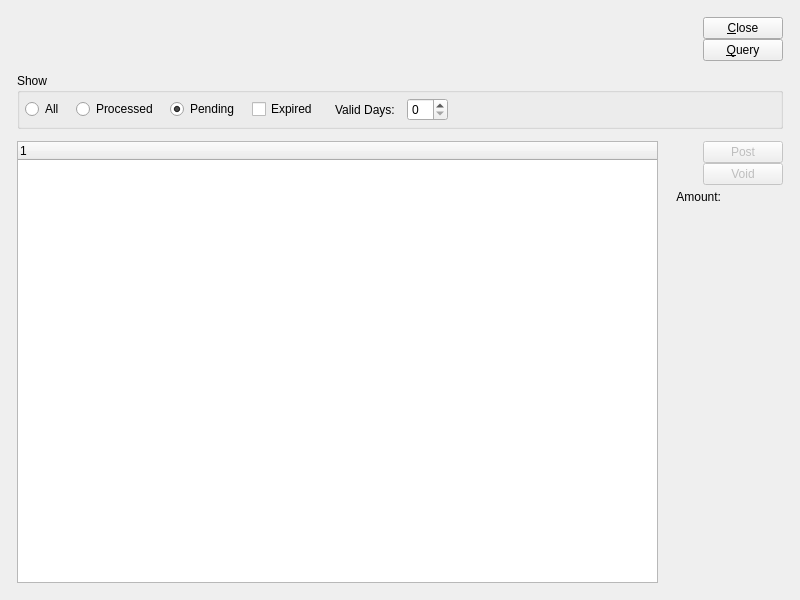
<?xml version="1.0" encoding="UTF-8"?>
<ui version="4.0">
 <comment>This file is part of the xTuple ERP: PostBooks Edition, a free and
open source Enterprise Resource Planning software suite,
Copyright (c) 1999-2011 by OpenMFG LLC, d/b/a xTuple.
It is licensed to you under the Common Public Attribution License
version 1.0, the full text of which (including xTuple-specific Exhibits)
is available at www.xtuple.com/CPAL.  By using this software, you agree
to be bound by its terms.</comment>
 <class>dspCreditCardTransactions</class>
 <widget class="QWidget" name="dspCreditCardTransactions">
  <property name="geometry">
   <rect>
    <x>0</x>
    <y>0</y>
    <width>800</width>
    <height>600</height>
   </rect>
  </property>
  <property name="windowTitle">
   <string>Credit Card Transactions</string>
  </property>
  <layout class="QGridLayout" name="gridLayout_7">
   <item row="0" column="0">
    <layout class="QGridLayout" name="gridLayout_6">
     <property name="margin">
      <number>12</number>
     </property>
     <property name="spacing">
      <number>12</number>
     </property>
     <item row="0" column="0">
      <layout class="QGridLayout" name="gridLayout_2">
       <item row="0" column="0">
        <layout class="QVBoxLayout" name="verticalLayout">
         <item>
          <layout class="QHBoxLayout" name="horizontalLayout_2">
           <item>
            <widget class="CustomerSelector" name="_customerSelector"/>
           </item>
           <item>
            <spacer name="horizontalSpacer">
             <property name="orientation">
              <enum>Qt::Horizontal</enum>
             </property>
             <property name="sizeHint" stdset="0">
              <size>
               <width>40</width>
               <height>20</height>
              </size>
             </property>
            </spacer>
           </item>
          </layout>
         </item>
         <item>
          <spacer name="verticalSpacer">
           <property name="orientation">
            <enum>Qt::Vertical</enum>
           </property>
           <property name="sizeHint" stdset="0">
            <size>
             <width>20</width>
             <height>0</height>
            </size>
           </property>
          </spacer>
         </item>
        </layout>
       </item>
       <item row="0" column="1">
        <layout class="QVBoxLayout">
         <property name="spacing">
          <number>0</number>
         </property>
         <item>
          <widget class="QPushButton" name="_close">
           <property name="text">
            <string>&amp;Close</string>
           </property>
          </widget>
         </item>
         <item>
          <widget class="QPushButton" name="_query">
           <property name="text">
            <string>&amp;Query</string>
           </property>
          </widget>
         </item>
         <item>
          <spacer>
           <property name="orientation">
            <enum>Qt::Vertical</enum>
           </property>
           <property name="sizeType">
            <enum>QSizePolicy::Expanding</enum>
           </property>
           <property name="sizeHint" stdset="0">
            <size>
             <width>20</width>
             <height>0</height>
            </size>
           </property>
          </spacer>
         </item>
        </layout>
       </item>
      </layout>
     </item>
     <item row="1" column="0">
      <widget class="QGroupBox" name="_showGroup">
       <property name="title">
        <string>Show</string>
       </property>
       <layout class="QGridLayout" name="gridLayout">
        <item row="0" column="0">
         <layout class="QHBoxLayout" name="horizontalLayout">
          <property name="spacing">
           <number>12</number>
          </property>
          <item>
           <widget class="QRadioButton" name="_alltrans">
            <property name="text">
             <string>All</string>
            </property>
           </widget>
          </item>
          <item>
           <widget class="QRadioButton" name="_processed">
            <property name="text">
             <string>Processed</string>
            </property>
           </widget>
          </item>
          <item>
           <widget class="QRadioButton" name="_pending">
            <property name="text">
             <string>Pending</string>
            </property>
            <property name="checked">
             <bool>true</bool>
            </property>
           </widget>
          </item>
          <item>
           <widget class="XCheckBox" name="_expired">
            <property name="text">
             <string>Expired</string>
            </property>
            <property name="forgetful">
             <bool>true</bool>
            </property>
           </widget>
          </item>
          <item>
           <spacer name="horizontalSpacer_3">
            <property name="orientation">
             <enum>Qt::Horizontal</enum>
            </property>
            <property name="sizeType">
             <enum>QSizePolicy::Fixed</enum>
            </property>
            <property name="sizeHint" stdset="0">
             <size>
              <width>5</width>
              <height>20</height>
             </size>
            </property>
           </spacer>
          </item>
          <item>
           <widget class="QLabel" name="_validDaysLit">
            <property name="text">
             <string>Valid Days:</string>
            </property>
           </widget>
          </item>
          <item>
           <widget class="QSpinBox" name="_validDays">
            <property name="maximum">
             <number>30</number>
            </property>
           </widget>
          </item>
          <item>
           <spacer>
            <property name="orientation">
             <enum>Qt::Horizontal</enum>
            </property>
            <property name="sizeType">
             <enum>QSizePolicy::Expanding</enum>
            </property>
            <property name="sizeHint" stdset="0">
             <size>
              <width>40</width>
              <height>20</height>
             </size>
            </property>
           </spacer>
          </item>
         </layout>
        </item>
       </layout>
      </widget>
     </item>
     <item row="2" column="0">
      <widget class="QFrame" name="_frame">
       <property name="sizePolicy">
        <sizepolicy hsizetype="Preferred" vsizetype="Expanding">
         <horstretch>0</horstretch>
         <verstretch>1</verstretch>
        </sizepolicy>
       </property>
       <property name="frameShape">
        <enum>QFrame::NoFrame</enum>
       </property>
       <property name="frameShadow">
        <enum>QFrame::Raised</enum>
       </property>
       <layout class="QGridLayout" name="gridLayout_5">
        <property name="margin">
         <number>0</number>
        </property>
        <item row="0" column="0">
         <widget class="XTreeWidget" name="_preauth">
          <property name="sizePolicy">
           <sizepolicy hsizetype="Expanding" vsizetype="Expanding">
            <horstretch>1</horstretch>
            <verstretch>0</verstretch>
           </sizepolicy>
          </property>
         </widget>
        </item>
        <item row="0" column="1">
         <layout class="QGridLayout" name="gridLayout_4">
          <item row="0" column="0">
           <layout class="QGridLayout" name="gridLayout_3">
            <item row="0" column="0" colspan="2">
             <layout class="QHBoxLayout" name="horizontalLayout_3">
              <item>
               <spacer name="horizontalSpacer_2">
                <property name="orientation">
                 <enum>Qt::Horizontal</enum>
                </property>
                <property name="sizeHint" stdset="0">
                 <size>
                  <width>40</width>
                  <height>20</height>
                 </size>
                </property>
               </spacer>
              </item>
              <item>
               <layout class="QVBoxLayout">
                <property name="spacing">
                 <number>0</number>
                </property>
                <item>
                 <widget class="QPushButton" name="_postPreauth">
                  <property name="enabled">
                   <bool>false</bool>
                  </property>
                  <property name="text">
                   <string>Post</string>
                  </property>
                 </widget>
                </item>
                <item>
                 <widget class="QPushButton" name="_voidPreauth">
                  <property name="enabled">
                   <bool>false</bool>
                  </property>
                  <property name="text">
                   <string>Void</string>
                  </property>
                 </widget>
                </item>
               </layout>
              </item>
             </layout>
            </item>
            <item row="1" column="0">
             <widget class="QLabel" name="_CCAmountLit">
              <property name="text">
               <string>Amount:</string>
              </property>
              <property name="alignment">
               <set>Qt::AlignRight|Qt::AlignTrailing|Qt::AlignVCenter</set>
              </property>
             </widget>
            </item>
            <item row="1" column="1">
             <widget class="CurrCluster" name="_CCAmount">
              <property name="sizePolicy">
               <sizepolicy hsizetype="Minimum" vsizetype="Fixed">
                <horstretch>0</horstretch>
                <verstretch>0</verstretch>
               </sizepolicy>
              </property>
              <property name="localControl">
               <bool>false</bool>
              </property>
              <property name="enabled">
               <bool>true</bool>
              </property>
             </widget>
            </item>
           </layout>
          </item>
          <item row="1" column="0">
           <spacer name="verticalSpacer_2">
            <property name="orientation">
             <enum>Qt::Vertical</enum>
            </property>
            <property name="sizeHint" stdset="0">
             <size>
              <width>20</width>
              <height>40</height>
             </size>
            </property>
           </spacer>
          </item>
         </layout>
        </item>
       </layout>
      </widget>
     </item>
    </layout>
   </item>
  </layout>
 </widget>
 <layoutdefault spacing="5" margin="5"/>
 <pixmapfunction>qPixmapFromMimeSource</pixmapfunction>
 <customwidgets>
  <customwidget>
   <class>CurrCluster</class>
   <extends>CurrDisplay</extends>
   <header>currcluster.h</header>
  </customwidget>
  <customwidget>
   <class>CurrDisplay</class>
   <extends>QWidget</extends>
   <header>currcluster.h</header>
  </customwidget>
  <customwidget>
   <class>CustomerSelector</class>
   <extends>QWidget</extends>
   <header>customerselector.h</header>
  </customwidget>
  <customwidget>
   <class>XCheckBox</class>
   <extends>QCheckBox</extends>
   <header>xcheckbox.h</header>
  </customwidget>
  <customwidget>
   <class>XTreeWidget</class>
   <extends>QTreeWidget</extends>
   <header>xtreewidget.h</header>
   <container>1</container>
  </customwidget>
 </customwidgets>
 <tabstops>
  <tabstop>_preauth</tabstop>
  <tabstop>_postPreauth</tabstop>
  <tabstop>_voidPreauth</tabstop>
  <tabstop>_CCAmount</tabstop>
  <tabstop>_close</tabstop>
 </tabstops>
 <resources/>
 <connections>
  <connection>
   <sender>_close</sender>
   <signal>clicked()</signal>
   <receiver>dspCreditCardTransactions</receiver>
   <slot>close()</slot>
   <hints>
    <hint type="sourcelabel">
     <x>717</x>
     <y>46</y>
    </hint>
    <hint type="destinationlabel">
     <x>20</x>
     <y>20</y>
    </hint>
   </hints>
  </connection>
  <connection>
   <sender>_processed</sender>
   <signal>toggled(bool)</signal>
   <receiver>_expired</receiver>
   <slot>setDisabled(bool)</slot>
   <hints>
    <hint type="sourcelabel">
     <x>116</x>
     <y>117</y>
    </hint>
    <hint type="destinationlabel">
     <x>220</x>
     <y>214</y>
    </hint>
   </hints>
  </connection>
  <connection>
   <sender>_processed</sender>
   <signal>toggled(bool)</signal>
   <receiver>_validDays</receiver>
   <slot>setDisabled(bool)</slot>
   <hints>
    <hint type="sourcelabel">
     <x>116</x>
     <y>117</y>
    </hint>
    <hint type="destinationlabel">
     <x>578</x>
     <y>214</y>
    </hint>
   </hints>
  </connection>
 </connections>
</ui>
